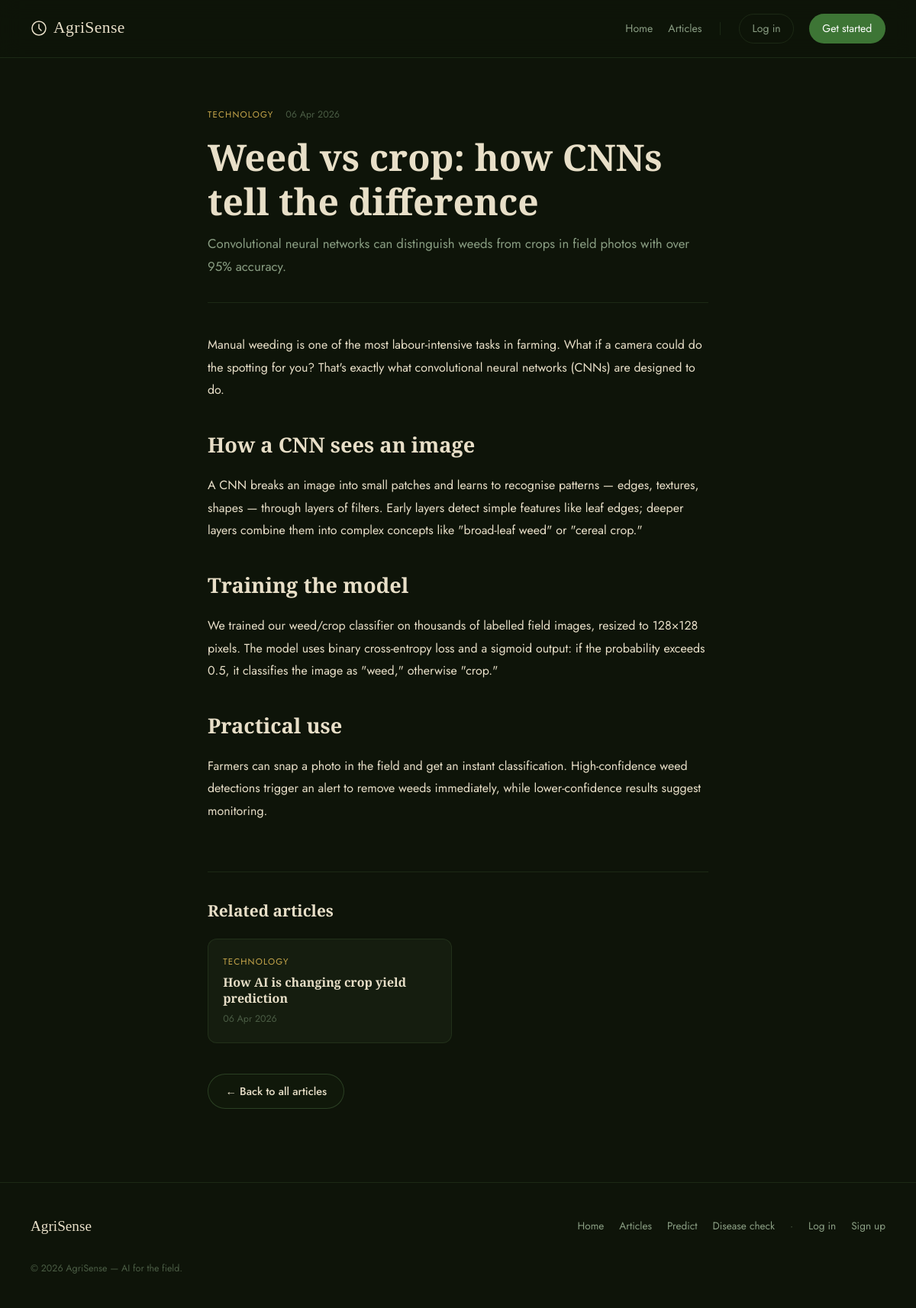
Screenshot of /blog/weed-detection-cnn with the database file from the repository.
### models.py (models this page shows, shortened)
class BlogPost(db.Model):
    __tablename__ = "blog_posts"
    id         = db.Column(db.Integer, primary_key=True)
    title      = db.Column(db.String(200), nullable=False)
    slug       = db.Column(db.String(200), unique=True, nullable=False)  # URL-friendly title
    summary    = db.Column(db.Text, nullable=False)   # shown on listing page
    body       = db.Column(db.Text, nullable=False)   # full HTML content
    tag        = db.Column(db.String(60))
    created_at = db.Column(db.DateTime, default=datetime.utcnow)

### routes/blog.py (the view)
@blog_bp.route("/<slug>")
def article(slug: str):
    post = BlogPost.query.filter_by(slug=slug).first_or_404()
    related = (
        BlogPost.query
        .filter(BlogPost.tag == post.tag, BlogPost.id != post.id)
        .limit(2)
        .all()
    )
    return render_template("blog/article.html", post=post, related=related)

### templates/blog/article.html (shortened to what this page needs)
{% extends "base.html" %}
{% block content %}
<section class="article-page">
  <article>
    <header class="article-header">
      <div class="article-meta">
        <span class="post-tag">{{ post.tag or 'General' }}</span>
        <span class="post-date">{{ post.created_at.strftime("%d %b %Y") }}</span>
      </div>
      <h1>{{ post.title }}</h1>
      <p class="article-summary">{{ post.summary }}</p>
    </header>
    <div class="article-body">
      {{ post.body | safe }}
    </div>
  </article>
  {% if related %}
    <aside class="related-posts">
      <h3>Related articles</h3>
      <div class="related-grid">
        {% for r in related %}
          <a href="{{ url_for('blog.article', slug=r.slug) }}" class="related-card">
            <span class="post-tag">{{ r.tag }}</span>
            <h4>{{ r.title }}</h4>
            <span class="post-date">{{ r.created_at.strftime("%d %b %Y") }}</span>
          </a>
        {% endfor %}
      </div>
    </aside>
  {% endif %}
  <div style="margin-top:2.5rem;">
    <a href="{{ url_for('blog.index') }}" class="btn btn--outline">← Back to all articles</a>
  </div>
</section>
{% endblock %}

### static/css/main.css (style rules this page uses)
:root { --ink: #0e1409; --earth: #151d0f; --earth2: #1c2715; --earth3: #232f1b; --moss: #3d7535; --leaf: #5ea84f; --leaf-lt: #7fcf6d; --gold: #c9a84c; --gold-lt: #e0c278; --parchment: #e8dfc8; --mist: #8a9e83; --fog: #4a5c44; --line: rgba(93,140,80,.18); --radius-sm: 6px; --radius-md: 12px; --radius-lg: 18px; --radius-xl: 26px; --display: 'Cormorant Garamond', Georgia, serif; --body: 'Jost', system-ui, sans-serif; --trans: all .22s ease; }
*, *::before, *::after { box-sizing: border-box; margin: 0; padding: 0; }
html { scroll-behavior: smooth; }
body { background: var(--ink); color: var(--parchment); font-family: var(--body); font-size: 16px; line-height: 1.75; -webkit-font-smoothing: antialiased; }
a { color: var(--leaf); text-decoration: none; transition: color .2s; }
.btn { display: inline-block; font-family: var(--body); font-size: .9rem; font-weight: 500; padding: .6rem 1.4rem; border-radius: 999px; border: none; cursor: pointer; transition: var(--trans); white-space: nowrap; }
.btn--outline { background: rgba(21,29,15,.45); border: 1px solid rgba(93,140,80,.35); color: var(--parchment); }
.post-tag { font-size: .72rem; text-transform: uppercase; letter-spacing: .1em; color: var(--gold); }
.post-date { font-size: .78rem; color: var(--fog); }
.article-page { max-width: 720px; margin: 0 auto; padding: 4rem 2rem 6rem; }
.article-header { margin-bottom: 2.5rem; border-bottom: 1px solid var(--line); padding-bottom: 2rem; }
.article-meta { display: flex; gap: 1rem; align-items: center; margin-bottom: 1rem; }
.article-header h1 { font-family: var(--display); font-size: clamp(2rem, 4vw, 3rem); line-height: 1.2; margin-bottom: .8rem; }
.article-summary { color: var(--mist); font-size: 1.05rem; }
.article-body { color: var(--parchment); line-height: 1.85; }
.article-body p { margin-bottom: 1.4rem; }
.article-body h2 { font-family: var(--display); font-size: 1.7rem; margin: 2rem 0 .8rem; color: var(--parchment); }
.related-posts { margin-top: 4rem; padding-top: 2rem; border-top: 1px solid var(--line); }
.related-posts h3 { font-family: var(--display); font-size: 1.3rem; margin-bottom: 1.2rem; }
.related-grid { display: grid; grid-template-columns: 1fr 1fr; gap: 1rem; }
.related-card { background: var(--earth); border: 1px solid var(--line); border-radius: var(--radius-md); padding: 1.2rem; display: flex; flex-direction: column; gap: .4rem; color: var(--parchment); transition: var(--trans); }
.related-card h4 { font-family: var(--display); font-size: 1rem; line-height: 1.3; }

### rows the page displays
BlogPost: tag "TECHNOLOGY", created_at "06 Apr 2026", title "Weed vs crop: how CNNs tell the difference", summary "Convolutional neural networks can distinguish weeds from crops in field photos with over 95% accuracy.", body "Manual weeding is one of the most labour-intensive tasks in farming. What if a camera could do the spotting for you? That's exactly what convolutional neural networks (CNNs) are designed to do. How a CNN sees an image A CNN breaks an image into small patches and learns to recognise patterns — edges, textures, shapes — through layers of filters. Early layers detect simple features like leaf edges; deeper layers combine them into complex concepts like \"broad-leaf weed\" or \"cereal crop.\" Training the model We trained our weed/crop classifier on thousands of labelled field images, resized to 128×128 pixels. The model uses binary cross-entropy loss and a sigmoid output: if the probability…"
BlogPost: tag "TECHNOLOGY", title "How AI is changing crop yield prediction", created_at "06 Apr 2026"
